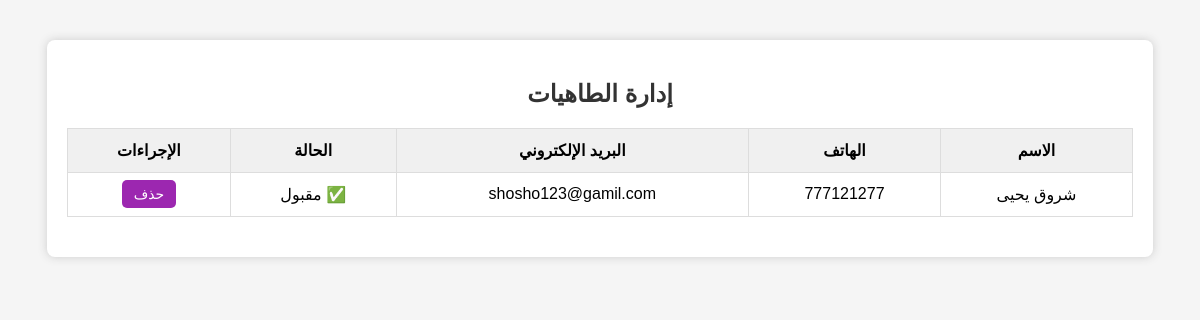
Before: /admin/chefs with the older database file.
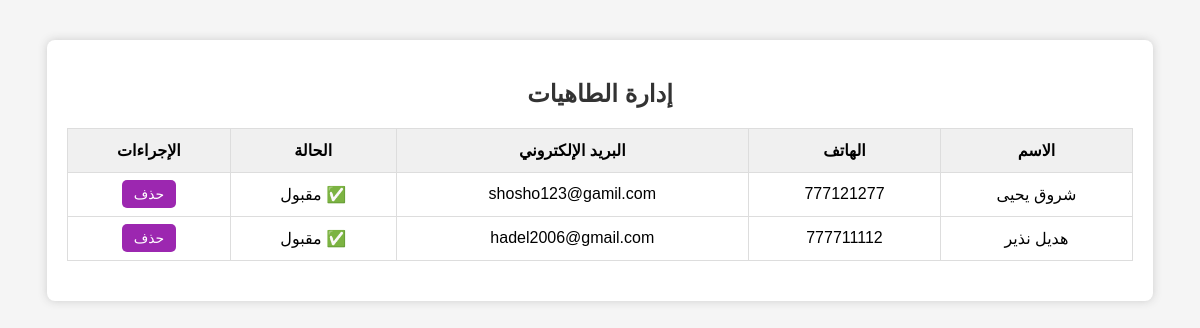
After: the same page with the newer database file.
### app/models/user_model.py (models this page shows, shortened)
class User(db.Model):
    __tablename__ = "users"
    id = db.Column(db.Integer, primary_key=True, autoincrement=True)
    name = db.Column(db.String(100), nullable=False)
    email = db.Column(db.String(120), unique=True, nullable=True)
    phone = db.Column(db.String(20), unique=True, nullable=False)
    password_hash = db.Column(db.String(200), nullable=False)
    role = db.Column(db.String(20), nullable=False, default="customer")
    status = db.Column(db.String(20), default="pending")
    created_at = db.Column(db.DateTime, default=datetime.utcnow)
    kitchen = db.relationship("Kitchen", backref="user", uselist=False)
    orders = db.relationship(
        "Order",
        back_populates="user",
        foreign_keys="Order.user_id",
        cascade="all, delete-orphan"
    )
    customer_orders = db.relationship(
        "Order",
        back_populates="customer",
        foreign_keys="Order.customer_id"
    )

### app/routes/admin_routes.py (the view)
@admin.route("/admin/chefs")
def admin_chefs():
    chefs = User.query.filter_by(role="chef").all()
    return render_template("admin/chefs.html", chefs=chefs)

### app/templates/admin/chefs.html (shortened to what this page needs)
<!DOCTYPE html>
<html lang="ar">
<head>
</head>
<body>
    <div class="container">
        <h2>إدارة الطاهيات</h2>
        <table>
            <tr>
                <th>الاسم</th>
                <th>الهاتف</th>
                <th>البريد الإلكتروني</th>
                <th>الحالة</th>
                <th>الإجراءات</th>
            </tr>
            {% for chef in chefs %}
            <tr>
                <td>{{ chef.name }}</td>
                <td>{{ chef.phone }}</td>
                <td>{{ chef.email or "—" }}</td>
                <td>
                    {% if chef.status == "pending" %}
                        ⏳ بانتظار الموافقة
                    {% elif chef.status == "approved" %}
                        ✅ مقبول
                    {% elif chef.status == "rejected" %}
                        ❌ مرفوض
                    {% endif %}
                </td>
                <td>
                    <a href="{{ url_for('admin.delete_chef', chef_id=chef.id) }}" class="btn btn-delete">حذف</a>
                </td>
            </tr>
            {% endfor %}
        </table>
    </div>
</body>
</html>

### app/templates/admin/chefs.html (style rules this page uses)
body { font-family: "Tahoma", sans-serif; background: #f5f5f5; direction: rtl; text-align: center; }
.container { width: 90%; margin: 40px auto; padding: 20px; background: #fff; border-radius: 8px; box-shadow: 0 0 10px #ccc; }
h2 { margin-bottom: 20px; color: #333; }
table { width: 100%; border-collapse: collapse; margin: 20px 0; }
table, th, td { border: 1px solid #ddd; }
th, td { padding: 12px; text-align: center; }
th { background: #f0f0f0; }
a.btn { padding: 6px 12px; border-radius: 5px; text-decoration: none; font-size: 14px; margin: 2px; }
.btn-delete { background: #9c27b0; color: white; }

Changed rows visible on the page:
added User: name "هديل نذير", phone "777711112", email "hadel2006@gmail.com", status "✅ مقبول"
